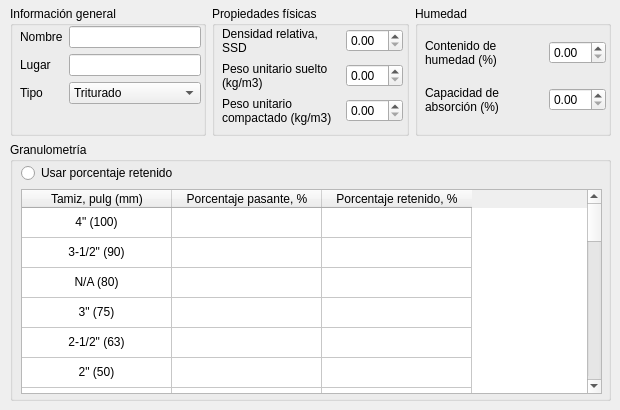
      <widget class="QWidget" name="coarse_aggregate">
       <widget class="QWidget" name="layoutWidget_2">
        <property name="geometry">
         <rect>
          <x>10</x>
          <y>0</y>
          <width>601</width>
          <height>401</height>
         </rect>
        </property>
        <layout class="QVBoxLayout" name="verticalLayout_6" stretch="1,2">
         <property name="topMargin">
          <number>6</number>
         </property>
         <item>
          <layout class="QGridLayout" name="gridLayout_4" columnstretch="0,0,0">
           <item row="0" column="0">
            <widget class="QGroupBox" name="groupBox_coarse_info">
             <property name="title">
              <string>Información general</string>
             </property>
             <widget class="QWidget" name="layoutWidget_3">
              <property name="geometry">
               <rect>
                <x>10</x>
                <y>20</y>
                <width>181</width>
                <height>81</height>
               </rect>
              </property>
              <layout class="QFormLayout" name="formLayout_10">
               <item row="0" column="0">
                <widget class="QLabel" name="label_coarse_name">
                 <property name="text">
                  <string>Nombre</string>
                 </property>
                 <property name="buddy">
                  <cstring>lineEdit_coarse_name</cstring>
                 </property>
                </widget>
               </item>
               <item row="0" column="1">
                <widget class="QLineEdit" name="lineEdit_coarse_name"/>
               </item>
               <item row="1" column="0">
                <widget class="QLabel" name="label_coarse_source">
                 <property name="text">
                  <string>Lugar</string>
                 </property>
                 <property name="buddy">
                  <cstring>lineEdit_coarse_source</cstring>
                 </property>
                </widget>
               </item>
               <item row="1" column="1">
                <widget class="QLineEdit" name="lineEdit_coarse_source"/>
               </item>
               <item row="2" column="0">
                <widget class="QLabel" name="label_coarse_type">
                 <property name="text">
                  <string>Tipo</string>
                 </property>
                 <property name="wordWrap">
                  <bool>true</bool>
                 </property>
                 <property name="buddy">
                  <cstring>comboBox_coarse_type</cstring>
                 </property>
                </widget>
               </item>
               <item row="2" column="1">
                <widget class="QComboBox" name="comboBox_coarse_type">
                 <item>
                  <property name="text">
                   <string>Triturado</string>
                  </property>
                 </item>
                 <item>
                  <property name="text">
                   <string>Semitriturado</string>
                  </property>
                 </item>
                 <item>
                  <property name="text">
                   <string>Grava natural</string>
                  </property>
                 </item>
                </widget>
               </item>
              </layout>
             </widget>
            </widget>
           </item>
           <item row="0" column="1">
            <widget class="QGroupBox" name="groupBox_coarse_physical_prop">
             <property name="title">
              <string>Propiedades físicas</string>
             </property>
             <widget class="QWidget" name="layoutWidget_4">
              <property name="geometry">
               <rect>
                <x>10</x>
                <y>20</y>
                <width>181</width>
                <height>101</height>
               </rect>
              </property>
              <layout class="QGridLayout" name="gridLayout_5">
               <item row="0" column="0">
                <widget class="QLabel" name="label_coarse_relative_density">
                 <property name="text">
                  <string>Densidad relativa, SSD</string>
                 </property>
                 <property name="wordWrap">
                  <bool>true</bool>
                 </property>
                 <property name="buddy">
                  <cstring>doubleSpinBox_coarse_relative_density</cstring>
                 </property>
                </widget>
               </item>
               <item row="0" column="1">
                <widget class="QDoubleSpinBox" name="doubleSpinBox_coarse_relative_density"/>
               </item>
               <item row="1" column="0">
                <widget class="QLabel" name="label_coarse_pus">
                 <property name="text">
                  <string>Peso unitario suelto (kg/m3)</string>
                 </property>
                 <property name="wordWrap">
                  <bool>true</bool>
                 </property>
                 <property name="buddy">
                  <cstring>doubleSpinBox_coarse_pus</cstring>
                 </property>
                </widget>
               </item>
               <item row="1" column="1">
                <widget class="QDoubleSpinBox" name="doubleSpinBox_coarse_pus"/>
               </item>
               <item row="2" column="0">
                <widget class="QLabel" name="label_coarse_puc">
                 <property name="text">
                  <string>Peso unitario compactado (kg/m3)</string>
                 </property>
                 <property name="wordWrap">
                  <bool>true</bool>
                 </property>
                 <property name="buddy">
                  <cstring>doubleSpinBox_coarse_puc</cstring>
                 </property>
                </widget>
               </item>
               <item row="2" column="1">
                <widget class="QDoubleSpinBox" name="doubleSpinBox_coarse_puc"/>
               </item>
              </layout>
             </widget>
            </widget>
           </item>
           <item row="0" column="2">
            <widget class="QGroupBox" name="groupBox_coarse_moisture">
             <property name="title">
              <string>Humedad</string>
             </property>
             <widget class="QWidget" name="layoutWidget_5">
              <property name="geometry">
               <rect>
                <x>10</x>
                <y>20</y>
                <width>181</width>
                <height>101</height>
               </rect>
              </property>
              <layout class="QGridLayout" name="gridLayout_6">
               <item row="0" column="0">
                <widget class="QLabel" name="label_coarse_mc">
                 <property name="text">
                  <string>Contenido de humedad (%)</string>
                 </property>
                 <property name="wordWrap">
                  <bool>true</bool>
                 </property>
                 <property name="buddy">
                  <cstring>doubleSpinBox_coarse_mc</cstring>
                 </property>
                </widget>
               </item>
               <item row="0" column="1">
                <widget class="QDoubleSpinBox" name="doubleSpinBox_coarse_mc">
                 <property name="wrapping">
                  <bool>false</bool>
                 </property>
                </widget>
               </item>
               <item row="1" column="0">
                <widget class="QLabel" name="label_coarse_abs">
                 <property name="text">
                  <string>Capacidad de absorción (%)</string>
                 </property>
                 <property name="wordWrap">
                  <bool>true</bool>
                 </property>
                 <property name="buddy">
                  <cstring>doubleSpinBox_coarse_abs</cstring>
                 </property>
                </widget>
               </item>
               <item row="1" column="1">
                <widget class="QDoubleSpinBox" name="doubleSpinBox_coarse_abs"/>
               </item>
              </layout>
             </widget>
            </widget>
           </item>
          </layout>
         </item>
         <item>
          <widget class="QGroupBox" name="groupBox_gradation_2">
           <property name="title">
            <string>Granulometría</string>
           </property>
           <widget class="QWidget" name="layoutWidget_6">
            <property name="geometry">
             <rect>
              <x>11</x>
              <y>21</y>
              <width>581</width>
              <height>231</height>
             </rect>
            </property>
            <layout class="QVBoxLayout" name="verticalLayout_7">
             <item>
              <widget class="QRadioButton" name="radioButton_coarse_retained">
               <property name="text">
                <string>Usar porcentaje retenido</string>
               </property>
              </widget>
             </item>
             <item>
              <widget class="QTableWidget" name="tableWidget_coarse">
               <property name="showGrid">
                <bool>true</bool>
               </property>
               <property name="gridStyle">
                <enum>Qt::PenStyle::SolidLine</enum>
               </property>
               <property name="wordWrap">
                <bool>true</bool>
               </property>
               <property name="rowCount">
                <number>28</number>
               </property>
               <property name="columnCount">
                <number>3</number>
               </property>
               <attribute name="horizontalHeaderVisible">
                <bool>true</bool>
               </attribute>
               <attribute name="horizontalHeaderCascadingSectionResizes">
                <bool>false</bool>
               </attribute>
               <attribute name="horizontalHeaderDefaultSectionSize">
                <number>150</number>
               </attribute>
               <attribute name="horizontalHeaderShowSortIndicator" stdset="0">
                <bool>false</bool>
               </attribute>
               <attribute name="horizontalHeaderStretchLastSection">
                <bool>false</bool>
               </attribute>
               <attribute name="verticalHeaderVisible">
                <bool>false</bool>
               </attribute>
               <attribute name="verticalHeaderShowSortIndicator" stdset="0">
                <bool>false</bool>
               </attribute>
               <attribute name="verticalHeaderStretchLastSection">
                <bool>false</bool>
               </attribute>
               <row>
                <property name="text">
                 <string>4&quot; (100)</string>
                </property>
               </row>
               <row>
                <property name="text">
                 <string>3-1/2&quot; (90)</string>
                </property>
               </row>
               <row>
                <property name="text">
                 <string>N/A (80)</string>
                </property>
               </row>
               <row>
                <property name="text">
                 <string>3&quot; (75)</string>
                </property>
               </row>
               <row>
                <property name="text">
                 <string>2-1/2&quot; (63)</string>
                </property>
               </row>
               <row>
                <property name="text">
                 <string>2&quot; (50)</string>
                </property>
               </row>
               <row>
                <property name="text">
                 <string>N/A (40)</string>
                </property>
               </row>
               <row>
                <property name="text">
                 <string>1-1/2&quot; (37,5)</string>
                </property>
               </row>
               <row>
                <property name="text">
                 <string>1-1/4&quot; (31,5)</string>
                </property>
               </row>
               <row>
                <property name="text">
                 <string>1&quot; (25,0)</string>
                </property>
               </row>
               <row>
                <property name="text">
                 <string>N/A (20,0)</string>
                </property>
               </row>
               <row>
                <property name="text">
                 <string>3/4&quot; (19,0)</string>
                </property>
               </row>
               <row>
                <property name="text">
                 <string>5/8&quot; (16,0)</string>
                </property>
               </row>
               <row>
                <property name="text">
                 <string>N/A (14,0)</string>
                </property>
               </row>
               <row>
                <property name="text">
                 <string>1/2&quot; (12,5)</string>
                </property>
               </row>
               <row>
                <property name="text">
                 <string>N/A (10,0)</string>
                </property>
               </row>
               <row>
                <property name="text">
                 <string>3/8&quot; (9,5)</string>
                </property>
               </row>
               <row>
                <property name="text">
                 <string>5/16&quot; (8,0)</string>
                </property>
               </row>
               <row>
                <property name="text">
                 <string>1/4&quot; (6,3)</string>
                </property>
               </row>
               <row>
                <property name="text">
                 <string>No. 4 (4,75)</string>
                </property>
               </row>
               <row>
                <property name="text">
                 <string>No. 5 (4,00)</string>
                </property>
               </row>
               <row>
                <property name="text">
                 <string>No. 7 (2,80)</string>
                </property>
               </row>
               <row>
                <property name="text">
                 <string>No. 8 (2,36)</string>
                </property>
               </row>
               <row>
                <property name="text">
                 <string>No. 10 (2,00)</string>
                </property>
               </row>
               <row>
                <property name="text">
                 <string>No. 16 (1,18)</string>
                </property>
               </row>
               <row>
                <property name="text">
                 <string>No. 18 (1,00)</string>
                </property>
               </row>
               <row>
                <property name="text">
                 <string>No. 30 (0,600)</string>
                </property>
               </row>
               <row>
                <property name="text">
                 <string>No. 50 (0,300)</string>
                </property>
               </row>
               <column>
                <property name="text">
                 <string>Tamiz, pulg (mm)</string>
                </property>
                <property name="font">
                 <font>
                  <bold>false</bold>
                  <kerning>true</kerning>
                 </font>
                </property>
               </column>
               <column>
                <property name="text">
                 <string>Porcentaje pasante, %</string>
                </property>
               </column>
               <column>
                <property name="text">
                 <string>Porcentaje retenido, %</string>
                </property>
               </column>
               <item row="0" column="0">
                <property name="text">
                 <string>4&quot; (100)</string>
                </property>
                <property name="textAlignment">
                 <set>AlignCenter</set>
                </property>
                <property name="flags">
                 <set>ItemIsDragEnabled|ItemIsDropEnabled|ItemIsUserCheckable|ItemIsEnabled</set>
                </property>
               </item>
               <item row="1" column="0">
                <property name="text">
                 <string>3-1/2&quot; (90)</string>
                </property>
                <property name="textAlignment">
                 <set>AlignCenter</set>
                </property>
                <property name="flags">
                 <set>ItemIsDragEnabled|ItemIsDropEnabled|ItemIsUserCheckable|ItemIsEnabled</set>
                </property>
               </item>
               <item row="2" column="0">
                <property name="text">
                 <string>N/A (80)</string>
                </property>
                <property name="textAlignment">
                 <set>AlignCenter</set>
                </property>
                <property name="flags">
                 <set>ItemIsDragEnabled|ItemIsDropEnabled|ItemIsUserCheckable|ItemIsEnabled</set>
                </property>
               </item>
               <item row="3" column="0">
                <property name="text">
                 <string>3&quot; (75)</string>
                </property>
                <property name="textAlignment">
                 <set>AlignCenter</set>
                </property>
                <property name="flags">
                 <set>ItemIsDragEnabled|ItemIsDropEnabled|ItemIsUserCheckable|ItemIsEnabled</set>
                </property>
               </item>
               <item row="4" column="0">
                <property name="text">
                 <string>2-1/2&quot; (63)</string>
                </property>
                <property name="textAlignment">
                 <set>AlignCenter</set>
                </property>
                <property name="flags">
                 <set>ItemIsDragEnabled|ItemIsDropEnabled|ItemIsUserCheckable|ItemIsEnabled</set>
                </property>
               </item>
               <item row="5" column="0">
                <property name="text">
                 <string>2&quot; (50)</string>
                </property>
                <property name="textAlignment">
                 <set>AlignCenter</set>
                </property>
                <property name="flags">
                 <set>ItemIsDragEnabled|ItemIsDropEnabled|ItemIsUserCheckable|ItemIsEnabled</set>
                </property>
               </item>
               <item row="6" column="0">
                <property name="text">
                 <string>N/A (40)</string>
                </property>
                <property name="textAlignment">
                 <set>AlignCenter</set>
                </property>
                <property name="flags">
                 <set>ItemIsDragEnabled|ItemIsDropEnabled|ItemIsUserCheckable|ItemIsEnabled</set>
                </property>
               </item>
               <item row="7" column="0">
                <property name="text">
                 <string>1-1/2&quot; (37,5)</string>
                </property>
                <property name="textAlignment">
                 <set>AlignCenter</set>
                </property>
                <property name="flags">
                 <set>ItemIsDragEnabled|ItemIsDropEnabled|ItemIsUserCheckable|ItemIsEnabled</set>
                </property>
               </item>
               <item row="8" column="0">
                <property name="text">
                 <string>1-1/4&quot; (31,5)</string>
                </property>
                <property name="textAlignment">
                 <set>AlignCenter</set>
                </property>
                <property name="flags">
                 <set>ItemIsDragEnabled|ItemIsDropEnabled|ItemIsUserCheckable|ItemIsEnabled</set>
                </property>
               </item>
               <item row="9" column="0">
                <property name="text">
                 <string>1&quot; (25,0)</string>
                </property>
                <property name="textAlignment">
                 <set>AlignCenter</set>
                </property>
                <property name="flags">
                 <set>ItemIsDragEnabled|ItemIsDropEnabled|ItemIsUserCheckable|ItemIsEnabled</set>
                </property>
               </item>
               <item row="10" column="0">
                <property name="text">
                 <string>N/A (20,0)</string>
                </property>
                <property name="textAlignment">
                 <set>AlignCenter</set>
                </property>
                <property name="flags">
                 <set>ItemIsDragEnabled|ItemIsDropEnabled|ItemIsUserCheckable|ItemIsEnabled</set>
                </property>
               </item>
               <item row="11" column="0">
                <property name="text">
                 <string>3/4&quot; (19,0)</string>
                </property>
                <property name="textAlignment">
                 <set>AlignCenter</set>
                </property>
                <property name="flags">
                 <set>ItemIsDragEnabled|ItemIsDropEnabled|ItemIsUserCheckable|ItemIsEnabled</set>
                </property>
               </item>
               <item row="12" column="0">
                <property name="text">
                 <string>5/8&quot; (16,0)</string>
                </property>
                <property name="textAlignment">
                 <set>AlignCenter</set>
                </property>
                <property name="flags">
                 <set>ItemIsDragEnabled|ItemIsDropEnabled|ItemIsUserCheckable|ItemIsEnabled</set>
                </property>
               </item>
               <item row="13" column="0">
                <property name="text">
                 <string>N/A (14,0)</string>
                </property>
                <property name="textAlignment">
                 <set>AlignCenter</set>
                </property>
                <property name="flags">
                 <set>ItemIsDragEnabled|ItemIsDropEnabled|ItemIsUserCheckable|ItemIsEnabled</set>
                </property>
               </item>
               <item row="14" column="0">
                <property name="text">
                 <string>1/2&quot; (12,5)</string>
                </property>
                <property name="textAlignment">
                 <set>AlignCenter</set>
                </property>
                <property name="flags">
                 <set>ItemIsDragEnabled|ItemIsDropEnabled|ItemIsUserCheckable|ItemIsEnabled</set>
                </property>
               </item>
               <item row="15" column="0">
                <property name="text">
                 <string>N/A (10,0)</string>
                </property>
                <property name="textAlignment">
                 <set>AlignCenter</set>
                </property>
                <property name="flags">
                 <set>ItemIsDragEnabled|ItemIsDropEnabled|ItemIsUserCheckable|ItemIsEnabled</set>
                </property>
               </item>
               <item row="16" column="0">
                <property name="text">
                 <string>3/8&quot; (9,5)</string>
                </property>
                <property name="textAlignment">
                 <set>AlignCenter</set>
                </property>
                <property name="flags">
                 <set>ItemIsDragEnabled|ItemIsDropEnabled|ItemIsUserCheckable|ItemIsEnabled</set>
                </property>
               </item>
               <item row="17" column="0">
                <property name="text">
                 <string>5/16&quot; (8,0)</string>
                </property>
                <property name="textAlignment">
                 <set>AlignCenter</set>
                </property>
                <property name="flags">
                 <set>ItemIsDragEnabled|ItemIsDropEnabled|ItemIsUserCheckable|ItemIsEnabled</set>
                </property>
               </item>
               <item row="18" column="0">
                <property name="text">
                 <string>1/4&quot; (6,3)</string>
                </property>
                <property name="textAlignment">
                 <set>AlignCenter</set>
                </property>
                <property name="flags">
                 <set>ItemIsDragEnabled|ItemIsDropEnabled|ItemIsUserCheckable|ItemIsEnabled</set>
                </property>
               </item>
               <item row="19" column="0">
                <property name="text">
                 <string>No. 4 (4,75)</string>
                </property>
                <property name="textAlignment">
                 <set>AlignCenter</set>
                </property>
                <property name="flags">
                 <set>ItemIsDragEnabled|ItemIsDropEnabled|ItemIsUserCheckable|ItemIsEnabled</set>
                </property>
               </item>
               <item row="20" column="0">
                <property name="text">
                 <string>No. 5 (4,00)</string>
                </property>
                <property name="textAlignment">
                 <set>AlignCenter</set>
                </property>
                <property name="flags">
                 <set>ItemIsDragEnabled|ItemIsDropEnabled|ItemIsUserCheckable|ItemIsEnabled</set>
                </property>
               </item>
               <item row="21" column="0">
                <property name="text">
                 <string>No. 7 (2,80)</string>
                </property>
                <property name="textAlignment">
                 <set>AlignCenter</set>
                </property>
                <property name="flags">
                 <set>ItemIsDragEnabled|ItemIsDropEnabled|ItemIsUserCheckable|ItemIsEnabled</set>
                </property>
               </item>
               <item row="22" column="0">
                <property name="text">
                 <string>No. 8 (2,36)</string>
                </property>
                <property name="textAlignment">
                 <set>AlignCenter</set>
                </property>
                <property name="flags">
                 <set>ItemIsDragEnabled|ItemIsDropEnabled|ItemIsUserCheckable|ItemIsEnabled</set>
                </property>
               </item>
               <item row="23" column="0">
                <property name="text">
                 <string>No. 10 (2,00)</string>
                </property>
                <property name="textAlignment">
                 <set>AlignCenter</set>
                </property>
                <property name="flags">
                 <set>ItemIsDragEnabled|ItemIsDropEnabled|ItemIsUserCheckable|ItemIsEnabled</set>
                </property>
               </item>
               <item row="24" column="0">
                <property name="text">
                 <string>No. 16 (1,18)</string>
                </property>
                <property name="textAlignment">
                 <set>AlignCenter</set>
                </property>
                <property name="flags">
                 <set>ItemIsDragEnabled|ItemIsDropEnabled|ItemIsUserCheckable|ItemIsEnabled</set>
                </property>
               </item>
               <item row="25" column="0">
                <property name="text">
                 <string>No. 18 (1,00)</string>
                </property>
                <property name="textAlignment">
                 <set>AlignCenter</set>
                </property>
                <property name="flags">
                 <set>ItemIsDragEnabled|ItemIsDropEnabled|ItemIsUserCheckable|ItemIsEnabled</set>
                </property>
               </item>
               <item row="26" column="0">
                <property name="text">
                 <string>No. 30 (0,600)</string>
                </property>
                <property name="textAlignment">
                 <set>AlignCenter</set>
                </property>
                <property name="flags">
                 <set>ItemIsDragEnabled|ItemIsDropEnabled|ItemIsUserCheckable|ItemIsEnabled</set>
                </property>
               </item>
               <item row="27" column="0">
                <property name="text">
                 <string>No. 50 (0,300)</string>
                </property>
                <property name="textAlignment">
                 <set>AlignCenter</set>
                </property>
                <property name="flags">
                 <set>ItemIsDragEnabled|ItemIsDropEnabled|ItemIsUserCheckable|ItemIsEnabled</set>
                </property>
               </item>
              </widget>
             </item>
            </layout>
           </widget>
          </widget>
         </item>
        </layout>
       </widget>
      </widget>
